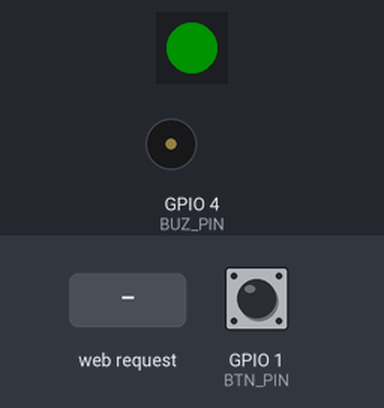
A sketch run on a simulated Seeed XIAO ESP32-S3. On the bench: 1 RGB LEDs in strip order, left to right, buzzer (waves = sounding, pin HIGH). The inputs (shaded band) are chosen by the test bench; at power-on: GPIO 1 (BTN_PIN) HIGH. Dim RGB values are drawn brighter than linear; WiFi joins after 1.5 s; servers stay silent unless stated; the camera gives no picture; what the sketch prints to the serial monitor is not drawn.

Above: at 1.8 s.
1.9 s: GPIO 1 (BTN_PIN) pulled LOW for 0.15 s
At 1.97 s:
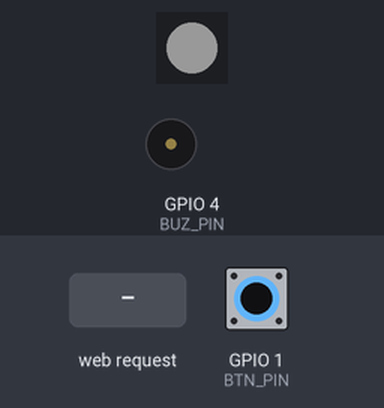
3.5 s: HTTP request GET /capture?dl=1 received
At 4.2 s:
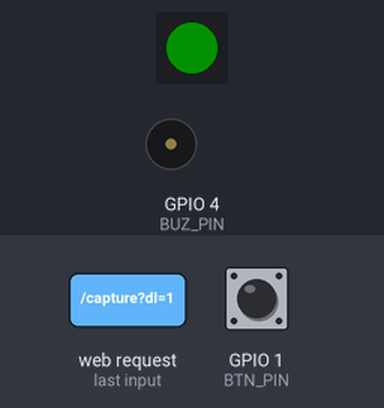
Timing chart, 0 to 6.5 s (numbered marks = the images above; inputs shaded):
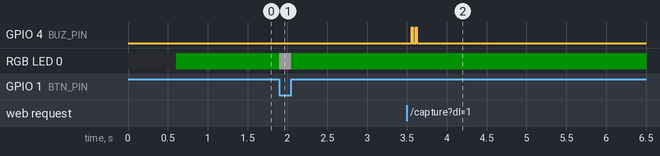

Measured:
- after the input at 1.9 s, RGB LED 0: RGB(0, 18, 0) → RGB(25, 25, 25) at once, → RGB(0, 18, 0) 0.15 s later
- after the input at 3.5 s, GPIO 4 (BUZ_PIN): alternates HIGH for 0.02 s and LOW for 0.04 s, 4 changes in all, then stays LOW, starting after 0.06 s

The sketch:

XIAO_WebCapture_HW.ino
```cpp
/*
 * XIAO ESP32S3 Sense - 웹 캡처 앱 (물리 버튼 + 네오픽셀 상태LED 버전)
 * ---------------------------------------------------------------
 * - 물리 스위치(D0)를 누르면 촬영 (브라우저 페이지가 열려 있을 때)
 * - 네오픽셀(D1)로 상태 표시:  빨강=초기화/에러, 초록=준비됨, 흰색깜빡=촬영
 * - 사진은 노트북 브라우저에 자동 저장 (SD/리더기 불필요)
 * - 서보(SCS0009)용 UART는 D6/D7 예약 (이 스케치에선 미사용)
 *
 * [필요 라이브러리]  Adafruit NeoPixel  (라이브러리 매니저에서 설치)
 *
 * [Tools 설정]  Board: XIAO_ESP32S3 / PSRAM: OPI PSRAM /
 *              USB Mode: Hardware CDC and JTAG / Partition: Default with spiffs
 *
 * [배선]
 *   버튼:     D0 ── 버튼 ── GND
 *   네오픽셀: D1→DIN,  3V3→VCC,  GND→GND
 */

#include "esp_camera.h"
#include <WiFi.h>
#include <WebServer.h>
#include <Adafruit_NeoPixel.h>

// ===== 네트워크 =====
#define USE_AP_MODE  true            // true=XIAO 자체 핫스팟(수업 권장), false=기존 WiFi
const char* ssid     = "YOUR_WIFI";
const char* password = "YOUR_PASSWORD";
const char* ap_ssid  = "TouchLabs-Cam-01";   // ★ 여러 명 동시 사용 시 이름 충돌! 학생마다 다르게 (TouchLabs-Cam-01, -02 … 또는 각자 이름)
const char* ap_pass  = "12345678";

// ===== 하드웨어 핀 =====
#define BTN_PIN  1     // D0 : 셔터 버튼 (버튼→GND, INPUT_PULLUP)
#define PIX_PIN  2     // D1 : 네오픽셀 DIN
#define PIX_N    1     // 네오픽셀 개수
#define BUZ_PIN  4     // D3(GPIO4) : 부저 (촬영 소리)
// 서보용 예약:  D6=GPIO43(TX), D7=GPIO44(RX)

Adafruit_NeoPixel pix(PIX_N, PIX_PIN, NEO_GRB + NEO_KHZ800);

// ===== 카메라 핀 (XIAO ESP32S3 Sense) =====
#define PWDN_GPIO_NUM  -1
#define RESET_GPIO_NUM -1
#define XCLK_GPIO_NUM  10
#define SIOD_GPIO_NUM  40
#define SIOC_GPIO_NUM  39
#define Y9_GPIO_NUM    48
#define Y8_GPIO_NUM    11
#define Y7_GPIO_NUM    12
#define Y6_GPIO_NUM    14
#define Y5_GPIO_NUM    16
#define Y4_GPIO_NUM    18
#define Y3_GPIO_NUM    17
#define Y2_GPIO_NUM    15
#define VSYNC_GPIO_NUM 38
#define HREF_GPIO_NUM  47
#define PCLK_GPIO_NUM  13

WebServer server(80);

// ===== 상태 =====
volatile bool shotFlag = false;      // 물리 버튼이 눌렸음 → 브라우저가 가져감
bool  camOK    = false;
bool  lastBtn  = HIGH;
unsigned long lastBtnMs = 0;
unsigned long flashUntil = 0;
int   ledShown = -1;                 // 0=red 1=green 2=white

void setPix(int s){
  if(s==ledShown) return;
  ledShown = s;
  if(s==0) pix.setPixelColor(0, pix.Color(60,0,0));      // 빨강
  else if(s==1) pix.setPixelColor(0, pix.Color(0,60,0)); // 초록
  else pix.setPixelColor(0, pix.Color(80,80,80));        // 흰색
  pix.show();
}

// 능동형(액티브) 부저 — HIGH=소리 (음높이는 부저 내부 고정). 짧게 켰다 끔.
void beepOn(int ms){
  digitalWrite(BUZ_PIN, HIGH); delay(ms);
  digitalWrite(BUZ_PIN, LOW);
}
void shutterBeep(){ beepOn(15); delay(35); beepOn(15); }   // 살짝 "삑삑" (셔터 느낌)

// ===== 웹페이지 =====
const char PAGE[] PROGMEM = R"HTML(
<!doctype html><html><head><meta charset="utf-8">
<meta name="viewport" content="width=device-width,initial-scale=1">
<title>TouchLabs 데이터 수집</title>
<style>
 body{font-family:-apple-system,sans-serif;text-align:center;margin:0;padding:16px;background:#111;color:#eee}
 img{width:100%;max-width:360px;border-radius:12px;background:#000;aspect-ratio:4/3;object-fit:cover}
 input{font-size:20px;padding:8px;width:55%;border-radius:8px;border:1px solid #555;background:#222;color:#fff}
 button{font-size:22px;padding:16px;margin-top:12px;width:82%;max-width:360px;border:0;border-radius:12px;background:#3d8;color:#000;font-weight:700}
 .count{font-size:18px;margin-top:10px;color:#9cf}
 .hint{font-size:12px;color:#888;margin-top:12px;line-height:1.5}
</style></head><body>
 <h3>📷 TouchLabs 데이터 수집</h3>
 <img id="pv" style="transform:scaleY(-1)"><br>
 <div style="margin-top:10px">라벨: <input id="label" value="class1"></div>
 <button id="shoot">촬영 (버튼/Space)</button>
 <div class="count">저장한 사진: <span id="c">0</span></div>
 <div class="hint">크롬 권장 · 처음 "여러 파일 다운로드 허용"을 눌러주세요<br>
 물리 버튼은 이 페이지가 열려 있을 때 작동합니다</div>
<script>
 let c=0, last=null, busy=false;
 const pv=document.getElementById('pv');
 async function preview(){
   try{const r=await fetch('/capture');const b=await r.blob();
       if(last)URL.revokeObjectURL(last);last=URL.createObjectURL(b);pv.src=last;}catch(e){}
   setTimeout(preview,200);
 }
 preview();
 async function shoot(){
   if(busy) return; busy=true;
   try{
     const r=await fetch('/capture?dl=1');const b=await r.blob();
     const url=URL.createObjectURL(b);
     const label=(document.getElementById('label').value||'class1').trim();
     const a=document.createElement('a');
     a.href=url;a.download=label+'.'+Date.now()+'.jpg';
     document.body.appendChild(a);a.click();a.remove();
     setTimeout(()=>URL.revokeObjectURL(url),1000);
     c++;document.getElementById('c').textContent=c;
   }catch(e){}
   busy=false;
 }
 document.getElementById('shoot').onclick=shoot;
 addEventListener('keydown',e=>{if(e.code==='Space'){e.preventDefault();shoot();}});
 // 물리 버튼 폴링
 async function pollBtn(){
   try{const r=await fetch('/button');const t=await r.text();
       if(t.trim()==='1') await shoot();}catch(e){}
   setTimeout(pollBtn,120);
 }
 pollBtn();
</script></body></html>
)HTML";

void handleRoot(){ server.send_P(200, "text/html", PAGE); }

void handleButton(){
  bool s = shotFlag; shotFlag = false;
  server.send(200, "text/plain", s ? "1" : "0");
}

void handleCapture(){
  camera_fb_t* fb = esp_camera_fb_get();
  if(!fb){ server.send(500, "text/plain", "capture failed"); return; }
  WiFiClient client = server.client();
  client.print("HTTP/1.1 200 OK\r\n");
  client.print("Content-Type: image/jpeg\r\n");
  client.printf("Content-Length: %u\r\n", fb->len);
  client.print("Access-Control-Allow-Origin: *\r\n");
  client.print("Connection: close\r\n\r\n");
  client.write(fb->buf, fb->len);
  esp_camera_fb_return(fb);
  if(server.hasArg("dl")) shutterBeep();   // 실제 촬영(?dl=1)일 때만 소리
}

void setup(){
  Serial.begin(115200);
  delay(300);
  pix.begin(); pix.setBrightness(80); setPix(0);   // 초기화 = 빨강
  pinMode(BTN_PIN, INPUT_PULLUP);
  pinMode(BUZ_PIN, OUTPUT); digitalWrite(BUZ_PIN, LOW);

  // --- 카메라 ---
  camera_config_t config;
  config.ledc_channel = LEDC_CHANNEL_0; config.ledc_timer = LEDC_TIMER_0;
  config.pin_d0=Y2_GPIO_NUM; config.pin_d1=Y3_GPIO_NUM; config.pin_d2=Y4_GPIO_NUM; config.pin_d3=Y5_GPIO_NUM;
  config.pin_d4=Y6_GPIO_NUM; config.pin_d5=Y7_GPIO_NUM; config.pin_d6=Y8_GPIO_NUM; config.pin_d7=Y9_GPIO_NUM;
  config.pin_xclk=XCLK_GPIO_NUM; config.pin_pclk=PCLK_GPIO_NUM;
  config.pin_vsync=VSYNC_GPIO_NUM; config.pin_href=HREF_GPIO_NUM;
  config.pin_sccb_sda=SIOD_GPIO_NUM; config.pin_sccb_scl=SIOC_GPIO_NUM;
  config.pin_pwdn=PWDN_GPIO_NUM; config.pin_reset=RESET_GPIO_NUM;
  config.xclk_freq_hz=10000000;   // VGA에서 FB-OVF 방지 위해 20M→10M
  config.frame_size=FRAMESIZE_VGA;   // 640×480
  config.pixel_format=PIXFORMAT_JPEG;
  config.grab_mode=CAMERA_GRAB_LATEST;
  config.fb_location=CAMERA_FB_IN_PSRAM;
  config.jpeg_quality=12;
  config.fb_count=2;

  if(esp_camera_init(&config)!=ESP_OK){
    Serial.println("카메라 초기화 실패 (PSRAM=OPI PSRAM 확인)");
    setPix(0); return;                              // 빨강 유지
  }
  camOK = true;

  // --- 센서 보정 ---
  sensor_t *s = esp_camera_sensor_get();
  s->set_hmirror(s, 1);      // 좌우 반전 보정 (여전히 반대면 0 으로)
  // s->set_vflip(s, 1);     // 상하도 뒤집으려면 주석 해제

  // --- 네트워크 ---
  IPAddress ip;
  if(USE_AP_MODE){
    WiFi.softAP(ap_ssid, ap_pass); ip = WiFi.softAPIP();
    Serial.printf("핫스팟: '%s' (비번 %s)\n", ap_ssid, ap_pass);
  } else {
    WiFi.begin(ssid, password);
    Serial.print("WiFi 연결중");
    while(WiFi.status()!=WL_CONNECTED){ delay(400); Serial.print("."); }
    Serial.println(); ip = WiFi.localIP();
  }
  Serial.print("👉 크롬에서 열기:  http://"); Serial.println(ip);

  server.on("/", handleRoot);
  server.on("/capture", handleCapture);
  server.on("/button", handleButton);
  server.begin();

  setPix(1);   // 준비 완료 = 초록
}

void loop(){
  server.handleClient();

  // 버튼 읽기 (디바운스)
  bool b = digitalRead(BTN_PIN);
  unsigned long now = millis();
  if(b != lastBtn && now - lastBtnMs > 30){
    lastBtnMs = now;
    if(lastBtn==HIGH && b==LOW){ shotFlag = true; flashUntil = now + 150; }
    lastBtn = b;
  }

  // LED 상태
  if(!camOK) setPix(0);
  else if(now < flashUntil) setPix(2);   // 촬영 = 흰색
  else setPix(1);                        // 준비 = 초록
}
```
